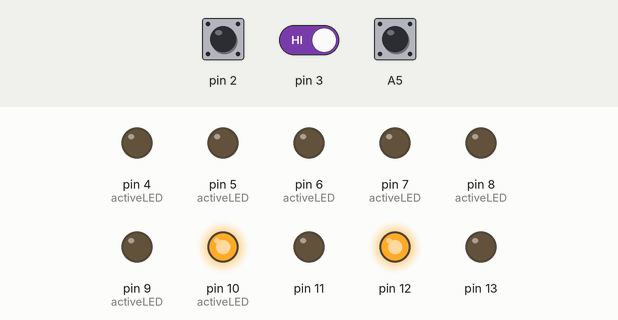
The sketch below on a simulated Arduino Uno, built with avr-gcc and run on an emulated ATmega328P. On the bench: output pins drawn as LEDs (lit = HIGH). Inputs (shaded band) come from the test bench; at power-on: pin 2 HIGH, pin 3 HIGH, A5 HIGH.

Above: at 2.8 s.
2.9 s: pin 2 driven LOW
At 4.1 s:
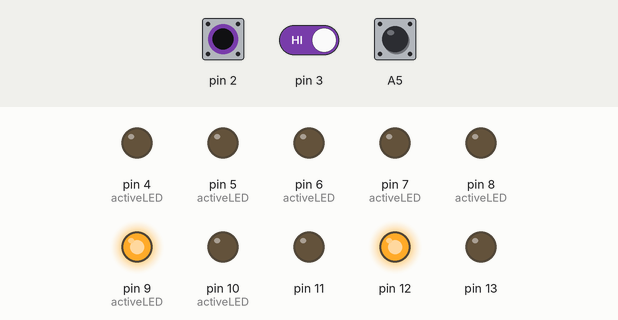
7.0 s: pin 3 driven LOW
At 8.2 s:
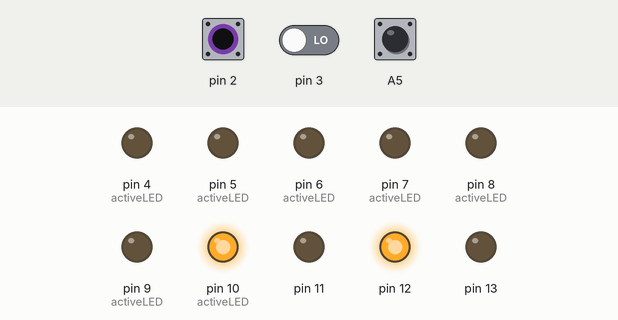
8.5 s: A5 pulled LOW for 3.2 s
At 9.8 s:
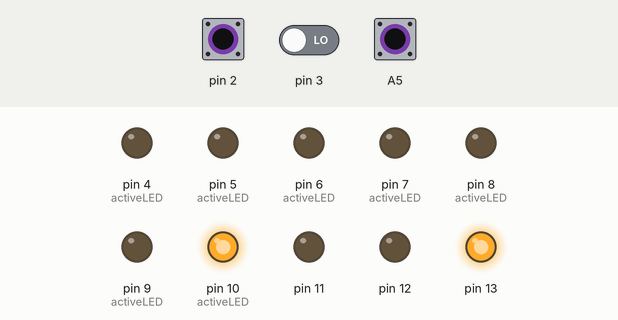
13.2 s: A5 pulled LOW for 1.2 s
At 14.9 s:
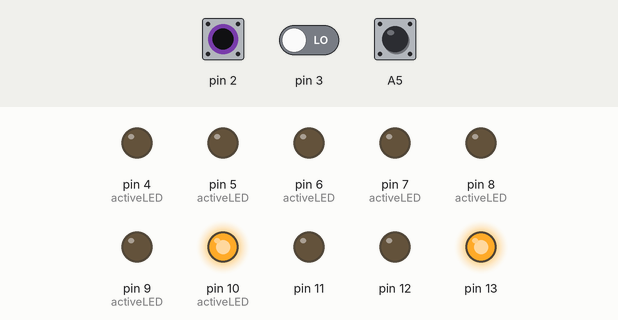
15.9 s: pin 2 pulsed HIGH 2 times (0.12 s each, 0.3 s apart)
At 17.1 s:
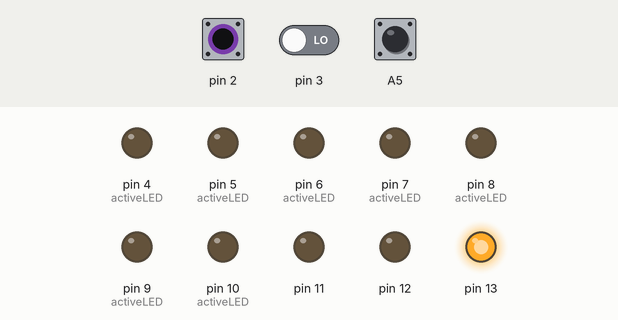
18.0 s: pin 2 pulsed HIGH 5 times (0.12 s each, 0.3 s apart)
At 20.7 s:
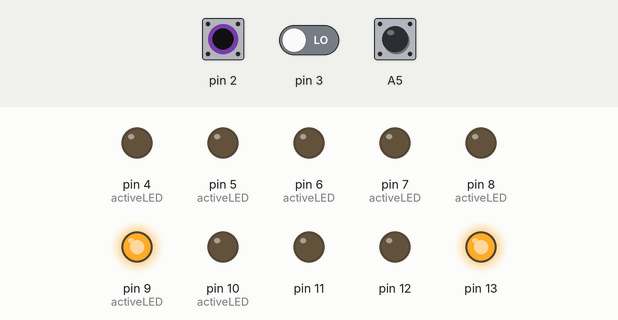
Timing chart, 0 to 34.5 s (numbered marks = the images above; inputs shaded):
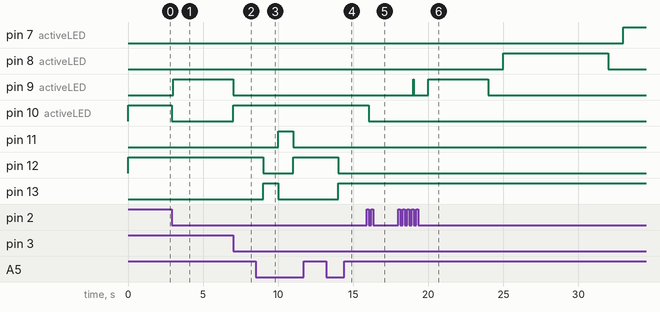

Measured:
- after the input at 2.9 s, pin 9 (activeLED): LOW → HIGH after 0.10 s; pin 10 (activeLED): HIGH → LOW at once
- after the input at 7.0 s, pin 9 (activeLED): HIGH → LOW after 0.00 s instead of 1.0 s; pin 10 (activeLED): LOW → HIGH at once
- after the input at 8.5 s, pin 11: LOW → HIGH after 1.5 s, → LOW 1.0 s later; pin 12: HIGH → LOW after 0.50 s, → HIGH 2.0 s later; pin 13: LOW → HIGH after 0.50 s, → LOW 1.0 s later
- after the input at 13.2 s, pin 12: HIGH → LOW after 0.80 s; pin 13: LOW → HIGH after 0.80 s
- after the input at 15.9 s, pin 10 (activeLED): HIGH → LOW after 0.12 s
- after the input at 18.0 s, pin 7 (activeLED): LOW → HIGH after 15.0 s; pin 8 (activeLED): LOW → HIGH after 7.0 s, → LOW 7.0 s later; pin 9 (activeLED): LOW → HIGH after 1.0 s, → LOW 0.02 s later, → HIGH 0.98 s later, → LOW 4.0 s later

The sketch:

Act6.ino
```cpp
// state names for better readabilty
const int IDLE = 0;
const int FILL = 1;
const int WASH = 2;
const int DRAIN1 = 3;
const int REFILL = 4;
const int RINSE = 5;
const int DRAIN2 = 6;
const int PAUSE = 7;

int countT = 5;

volatile int state = IDLE;
volatile int T = 1;
int washDuration = 5;

volatile int activeLED = 10;

// checkpoint variables for going back from PAUSE
volatile int state_holder;

bool SHIFT_MODE;

void setup() {
  pinMode(A5, INPUT_PULLUP);
  for (int i = 4; i <= 13; i++)
    pinMode(i, OUTPUT);
  digitalWrite(12, HIGH);  // Normal Mode initially
  attachInterrupt(0, start_pause, FALLING);
  attachInterrupt(1, reset, FALLING);
}

void start_pause() {
  if (state == IDLE) {
    state = FILL;
    digitalWrite(activeLED, LOW);
    T = 0;
  } else if (state == PAUSE) {
    state = state_holder;
    digitalWrite(activeLED, LOW);
  } else {
    state = PAUSE;
    digitalWrite(activeLED, LOW);
  }
}

void reset() {
  state = IDLE;
  digitalWrite(activeLED, LOW);
}

void loop() {
  SHIFT_MODE = !digitalRead(A5);

  switch (state) {
    case IDLE:
      activeLED = 10;
      digitalWrite(activeLED, HIGH);  // show current state
      if (SHIFT_MODE) {  // A5
        if (washDuration == 3) {
          washDuration = 5;
          digitalWrite(11, LOW);
          digitalWrite(12, HIGH);
        } else if (washDuration == 5) {
          washDuration = 8;
          digitalWrite(12, LOW);
          digitalWrite(13, HIGH);
        } else if (washDuration == 8) {
          washDuration = 3;
          digitalWrite(13, LOW);
          digitalWrite(11, HIGH);
        }
      }
      break;

    case FILL:
      activeLED = 9;
      digitalWrite(activeLED, HIGH);  // show current state
      state_holder = state;
      if (T == countT) {
        state = WASH;
        digitalWrite(9, LOW);
        T = 0;
      }
      break;

    case WASH:
      activeLED = 8;
      digitalWrite(activeLED, HIGH);  // show current state
      state_holder = state;
      if (T == washDuration) {
        state = DRAIN1;
        digitalWrite(8, LOW);
        T = 0;
      }
      break;

    case DRAIN1:
      activeLED = 7;
      digitalWrite(activeLED, HIGH);  // show current state
      state_holder = state;
      if (T == countT) {
        state = REFILL;
        digitalWrite(7, LOW);
        T = 0;
      }
      break;

    case REFILL:
      activeLED = 6;
      digitalWrite(activeLED, HIGH);  // show current state
      state_holder = state;
      if (T == countT) {
        state = RINSE;
        digitalWrite(6, LOW);
        T = 0;
      }
      break;

    case RINSE:
      activeLED = 5;
      digitalWrite(activeLED, HIGH);  // show current state
      state_holder = state;
      if (T == countT) {
        state = DRAIN2;
        digitalWrite(5, LOW);
        T = 0;
      }
      break;

    case DRAIN2:
      activeLED = 4;
      digitalWrite(activeLED, HIGH);  // show current state
      state_holder = state;
      if (T == countT) {
        state = IDLE;
        digitalWrite(4, LOW);
        T = 0;
      }
      break;

    case PAUSE:
      activeLED = 14;
      digitalWrite(activeLED, HIGH);  // show current state
      T--;  // Ensures current duration remains
      break;
  }
  T++;
  delay(500);
  digitalWrite(3, LOW);  // to blink when on PAUSE
  delay(500);
}
```
